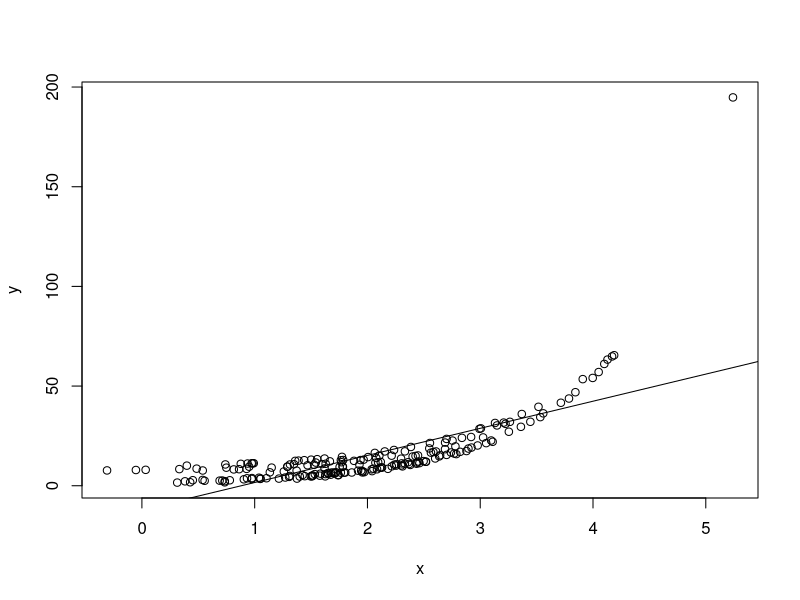

Reproduce this figure in R.
## ---- chunk 1
knitr::opts_chunk$set(echo = TRUE)
## ---- chunk 2
library(tidyverse)
## ---- chunk 3
set.seed(123)


x <- rnorm(200, 2, 1)
y <- exp(x) + rnorm(9, 2, 3)



linear <- lm(y  ~ x)

plot(x, y)
abline(a = coef(linear[1], b = coef(linear[2], lty = 2)))



data <- data.frame(x, y)
## ---- chunk 4
data.samples <- sample(1:nrow(data), nrow(data) * 0.7, replace = FALSE)

training.data <- data[data.samples, ]
test.data <- data[-data.samples, ]

train.linear <- lm(y ~ x, training.data)
train.output <- predict(train.linear, test.data)


RMSE.df <- data.frame(predicted = train.output, actual = test.data$y, 
                      SE = ((train.output - test.data$y)^2/length(train.output)))

head(RMSE.df)
## ---- chunk 5
sqrt(sum(RMSE.df$SE))
## ---- chunk 6
set.seed(123)

x <- rnorm(200, 2, 1)
y <- exp(x) + rnorm(9, 2, 3)

data <- data.frame(x, y)

data.shuffled <- data[sample(nrow(data)), ]
folds <- cut(seq(1, nrow(data)), breaks = 10, labels = FALSE)

errors <- c(0)

for(i in 1:10) {
  fold.indexes <- which(folds == i, arr.ind = TRUE)
  test.data <- data[fold.indexes, ]
  training.data <- data[-fold.indexes, ]
  train.linear <- lm(y ~ x, training.data)
  train.output <- predict(train.linear, test.data)
  errors <- c(errors, sqrt(sum(((train.output - test.data$y)^2/length(train.output)))))
  }


errors[2:11]
## ---- chunk 7
mean(errors[2:11])
